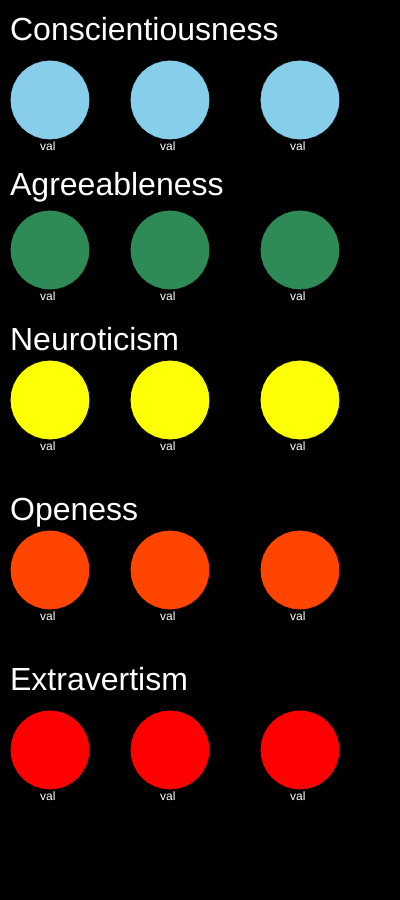
Frame 1 (no input)
Frame 60 (no input): identical to frame 1, image omitted
Frame 120 (the mouse pressed at the canvas centre since frame 60): identical to frame 1, image omitted

The p5.js sketch that drew this single still picture (run headless with seeded random() and noise() and a simulated clock; from frame 60 on, the mouse is pressed at the canvas centre):

// p5.js sketch
// ── sketch.js
//var y=100;
//var d=80;
//working code
//creating arrays for each personality type
var conscient = [100,80];
var agree = [100,80];
var neuro = [100,80];
var open = [100,80];
var extra = [100,80];

//test
function setup() {
    createCanvas(400, 900);
}


function draw() {
    background(0,0,0);

    textSize(32);
    fill(255,255,255);
    text("Conscientiousness", 10, 40);
        textSize(12);
        text("val", 40, 150);
        text("val", 160,150);
        text("val", 290,150);
    fill(135,206,235);

    for (var i = 0; i < conscient.length; i++) {
      ellipse(50,conscient[0],conscient[1],conscient[1]);
      ellipse(170,conscient[0],conscient[1],conscient[1]);
      ellipse(300,conscient[0],conscient[1],conscient[1]);
    }
    /*ellipse(50,y,d,d);
    ellipse(170,y,d,d);
    ellipse(300,y,d,d);*/

    textSize(32);
    fill(255,255,255);
    text("Agreeableness", 10, 195);
        textSize(12);
        text("val", 40, 300);
        text("val", 160,300);
        text("val", 290,300);
    fill (46,139,87);
    for (var i = 0; i < agree.length; i++) {
      ellipse(50,250,agree[1],agree[1]);
      ellipse(170,250,agree[1],agree[1]);
      ellipse(300,250,agree[1],agree[1]);
    }
    /*ellipse(50,250,d,d);
    ellipse(170,250,d,d);
    ellipse(300,250,d,d);*/

    textSize(32);
    fill(255,255,255);
    text("Neuroticism", 10, 350);
        textSize(12);
        text("val", 40, 450);
        text("val", 160,450);
        text("val", 290,450);
    fill (255,255,5);
    for (var i = 0; i < neuro.length; i++) {
      ellipse(50,400,neuro[1],neuro[1]);
      ellipse(170,400,neuro[1],neuro[1]);
      ellipse(300,400,neuro[1],neuro[1]);
    }
    /*ellipse(50,400,d,d);
    ellipse(170,400,d,d);
    ellipse(300,400,d,d);*/

    textSize(32);
    fill (255,255,255);
    text("Openess", 10, 520);
        textSize(12);
        text("val", 40, 620);
        text("val", 160,620);
        text("val", 290,620);
    fill(255,69,0);
    for (var i = 0; i < open.length; i++) {
      ellipse(50,570,open[1],open[1]);
      ellipse(170,570,open[1],open[1]);
      ellipse(300,570,open[1],open[1]);
    }
    /*ellipse(50,570,d,d);
    ellipse(170,570,d,d);
    ellipse(300,570,d,d);*/


    textSize(32);
    fill (255,255,255);
    text("Extravertism", 10, 690);
        textSize(12);
        text("val", 40, 800);
        text("val", 160,800);
        text("val", 290,800);
    fill(255,0,0);
    for (var i = 0; i < extra.length; i++) {
      ellipse(50,750,extra[1],extra[1]);
      ellipse(170,750,extra[1],extra[1]);
      ellipse(300,750,extra[1],extra[1]);
    }
    /*ellipse(50,750,d,d);
    ellipse(170,750,d,d);
    ellipse(300,750,d,d);*/


  // put drawing code here

}

// ── animation.html
<!DOCTYPE html>
<html>
  <head>
    <meta name="viewport" width=device-width, initial-scale=1.0, maximum-scale=1.0, user-scalable=0>
    <style> body {padding: 0; margin: 0;} </style>

    <script src="libraries/p5.js" type="text/javascript"></script>
    <script src="sketch2.js"></script>
  </head>
  <body>
  </body>
</html>

// ── sketch2.js
var time, theta = 0;
var frames = 240,
  num = 20,
  num2 = 6;
var rs;

var conscient = [0.02,80];
var agree = [100,80];
var neuro = [100,80];
var open = [100,80];
var extra = [100,80];

function setup() {
  createCanvas(windowWidth, windowHeight - 4);
  smooth(8);
  noStroke();
  rs = random(100);
}

function draw() {
  randomSeed(rs);
  background("#490A3D");
  time = (frameCount % frames) / float(frames);
  for (var i = 0; i < num; i++) {
    drawBubble(i);
  }
  theta += TWO_PI / frames;

}

function drawBubble(i) {
  // width and height contain the values width and height of display window
  var x = random(width);
  var y = random(height);
  //scale of the bubble
  var sc = random(1, 3);
  var rotation = random(-.01, 0.1);
  var m = map(sin(theta + (TWO_PI / num) * i), -1, 1, .5, 2);
  //size of the bubble
  var sz = random(20, 50) * m;
  push();
  scale(sc);
  translate(x, y);
  rotate(rotation);
  //fill('rgba(248,202,0,.8)');

  fill(random(255),random(255),random(255),random(255));
  //if (random(1) > .8) fill('rgba(189,21,80, .8)');
  //if (random(1) > .9) fill('rgba(138,155,15, .8)');

  for (var i = 0; i < conscient.length; i++) {
    ellipse(0, -conscient[0] * time + height, sz, sz);
    ellipse(0, -conscient[0] * time, sz, sz);
  }
  pop();
}

function windowResized() {
  resizeCanvas(windowWidth, windowHeight-4);
}
